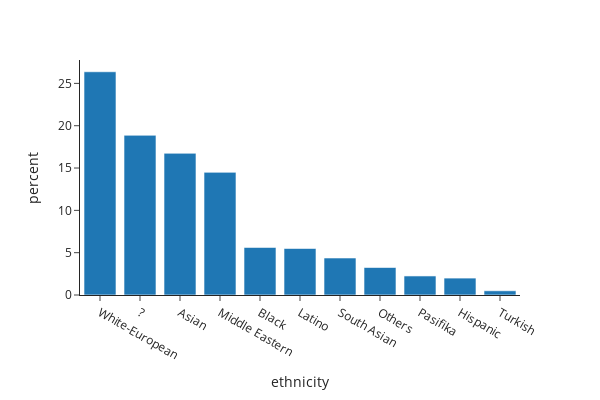

Notebook source saved alongside this figure:
### Code cell
fig = px.histogram(train, x="ethnicity",width=600, height=400,histnorm='percent',template="simple_white").update_xaxes(categoryorder='total descending')
fig.show()

### Figure 1 — Plotly figure (JSON) as saved in the notebook; plotly's stock layout.template omitted (floating-point values rounded to 4 significant figures; data arrays with more than 128 entries replaced by an {"elided": "..."} marker saying what was removed)
{"data": [{"alignmentgroup": "True", "bingroup": "x", "histnorm": "percent", "hovertemplate": "ethnicity=%{x}<br>percent=%{y}<extra></extra>", "legendgroup": "", "marker": {"color": "#1F77B4", "pattern": {"shape": ""}}, "name": "", "offsetgroup": "", "orientation": "v", "showlegend": false, "type": "histogram", "x": {"elided": "800 str values"}, "xaxis": "x", "yaxis": "y"}], "layout": {"barmode": "relative", "height": 400, "legend": {"tracegroupgap": 0}, "margin": {"t": 60}, "width": 600, "xaxis": {"anchor": "y", "categoryorder": "total descending", "domain": [0, 1], "title": {"text": "ethnicity"}}, "yaxis": {"anchor": "x", "domain": [0, 1], "title": {"text": "percent"}}}}
